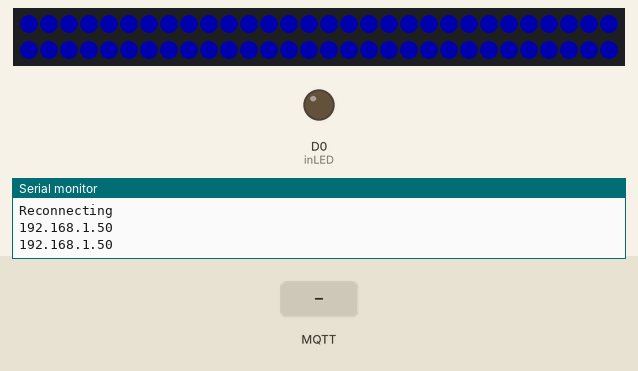
Simulated run of this sketch. Board: ESP8266 (NodeMCU). Shown: 60 RGB LEDs in strip order, left to right, continuing on the next row, output pins drawn as LEDs (lit = HIGH), the last lines printed to the serial monitor. The test bench sets the inputs (shaded band). Dim RGB values are drawn brighter than linear; WiFi joins after 1.5 s; servers stay silent unless stated; random numbers use the default seed unless the sketch sets one; no MQTT or app messages arrive unless stated.

Above: at 6.8 s.
6.9 s: MQTT message "1" arrives on the first subscribed topic
At 8.25 s:
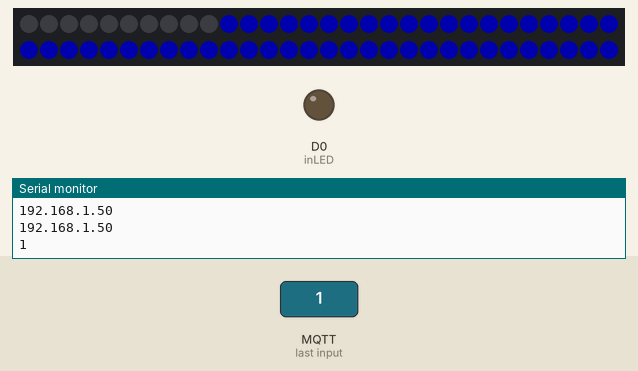
9.6 s: MQTT message "0" arrives on the first subscribed topic
At 12.1 s:
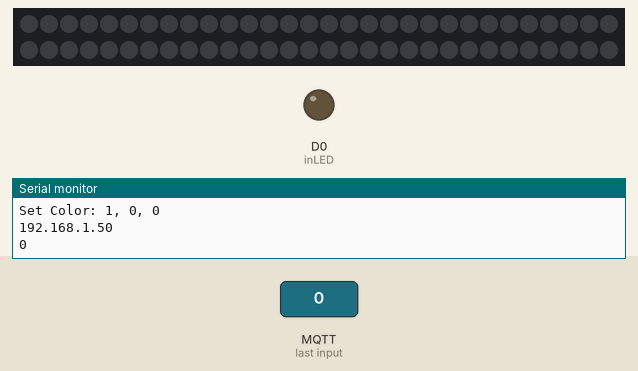
Timing chart, 0 to 16.4 s (numbered marks = the images above; inputs shaded):
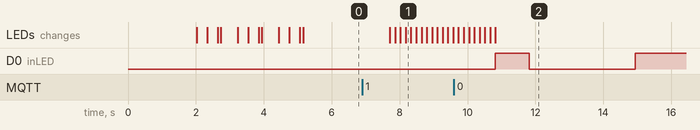

Measured:
- after the input at 6.9 s, the LEDs: first change after 0.81 s (image 1 shows a later state)

The sketch:

ESP8266_7_rgb_led.ino
```cpp
#include <Adafruit_NeoPixel.h>
#include <ESP8266WiFi.h>
#include <PubSubClient.h>

#define PIN D1

const char* ssid = "name";
const char* wifi_password = "pwd";
const char* mqtt_server = "mqtt ip";

const char* reset_topic = "tgn/system/reboot/esp4";
const char* color_topic = "tgn/esp_3/neopixel/color";
const char* br_topic = "tgn/esp_3/neopixel/brightness";
const char* set_topic = "tgn/esp_3/neopixel/setneo";
const char* con_topic = "tgn/esp_4/ip";
String clientID = "NodeMCU_4 V1.7";
const int inLED = D0;
long lastMsg = 0;
char msg[50];
int value = 0;
String c_d = "";
String b_d = "";
String m_d = "";
int z = 0;

WiFiClient espClient;
PubSubClient client(espClient);
Adafruit_NeoPixel strip = Adafruit_NeoPixel(60, PIN, NEO_GRB + NEO_KHZ800);

void setup() {
  strip.begin();
  strip.setBrightness(10);
  strip.show();
  pinMode(inLED, OUTPUT);
  Serial.begin(9600);
  Serial.println();
  Serial.print("Connecting to ");
  Serial.println(ssid);
  setup_wifi();
  Serial.println("WiFi connected");
  Serial.print("IP address: ");
  client.setServer(mqtt_server, 1883);
  client.setCallback(callback);
  Serial.println(WiFi.localIP());
  Serial.println(WiFi.macAddress());
  strip.setBrightness(50);
  strip.show();
  delay(500);
  colorWipe(strip.Color(255, 0, 0), 10);
  delay(500);
  colorWipe(strip.Color(0, 255, 0), 10);
  delay(500);
  colorWipe(strip.Color(0, 0, 255), 10);
  delay(500);
}

void setup_wifi() {
  WiFi.mode(WIFI_STA);
  WiFi.begin(ssid, wifi_password);
  while (WiFi.status() != WL_CONNECTED) {
    delay(100);
  }
  Serial.println(WiFi.localIP());
}

void reconnect(){
  while (!client.connected()){
  Serial.println("Reconnecting");
  clientID += String(random(0xffff), HEX);
  if(!client.connect(clientID.c_str())){
    Serial.print("faild, rc=");
    Serial.print(client.state());
    Serial.print("retrying in 5 s");
    delay(5000);
    }
  }
  client.subscribe(color_topic);
  client.subscribe(reset_topic);
  client.subscribe(br_topic);
  client.subscribe(set_topic);
}

void colorWipe(uint32_t c, uint8_t wait) {
  for(uint16_t i=0; i<strip.numPixels(); i++) {
    strip.setPixelColor(i, c);
    strip.show();
    delay(wait);
  }
}

String getValue(String data, char separator, int index)
{
    int found = 0;
    int strIndex[] = { 0, -1 };
    int maxIndex = data.length() - 1;
    for (int i = 0; i <= maxIndex && found <= index; i++) {
        if (data.charAt(i) == separator || i == maxIndex) {
            found++;
            strIndex[0] = strIndex[1] + 1;
            strIndex[1] = (i == maxIndex) ? i+1 : i;
        }
    }
    return found > index ? data.substring(strIndex[0], strIndex[1]) : "";
}

uint32_t Wheel(byte WheelPos) {
  WheelPos = 255 - WheelPos;
  if(WheelPos < 85) {
    return strip.Color(255 - WheelPos * 3, 0, WheelPos * 3);
  }
  if(WheelPos < 170) {
    WheelPos -= 85;
    return strip.Color(0, WheelPos * 3, 255 - WheelPos * 3);
  }
  WheelPos -= 170;
  return strip.Color(WheelPos * 3, 255 - WheelPos * 3, 0);
}

void set_led(String data) {
  if (data != "nothing"){
    int num = atoi(getValue(data, '_', 0).c_str());
    String col = getValue(data, '_', 1);
    int br = atoi(getValue(data, '_', 2).c_str());
    int r = atoi(getValue(col, '.', 0).c_str());
    int g = atoi(getValue(col, '.', 1).c_str());
    int b = atoi(getValue(col, '.', 2).c_str());
    Serial.print("Set LED: ");
    Serial.print(num);
    Serial.println();
    strip.setBrightness(br);
    strip.show();
    Serial.print("Brightness: ");
    Serial.print(br);
    Serial.println();
    delay(50);
    strip.setPixelColor(num, strip.Color(r, g, b, br));
    strip.show();
    Serial.print("Color: ");
    Serial.print(r);
    Serial.print(", ");
    Serial.print(g);
    Serial.print(", ");
    Serial.print(b);
    Serial.println();
    delay(50);
  }
}

void callback(char* topic, byte* payload, unsigned int length) {
  digitalWrite(inLED,LOW);
  char msg[length+1];
  for (int i = 0; i < length; i++) {
    msg[i] = (char)payload[i];
  }
  msg[length] = '\0';
  String data = msg;
  Serial.println(data);
  if(strcmp(topic, color_topic) == 0) {
    int r = atoi(getValue(data, '.', 0).c_str());
    int g = atoi(getValue(data, '.', 1).c_str());
    int b = atoi(getValue(data, '.', 2).c_str());
    colorWipe(strip.Color(r, g, b), 50);
    Serial.print("Set Color: ");
    Serial.print(r);
    Serial.print(", ");
    Serial.print(g);
    Serial.print(", ");
    Serial.print(b);
    Serial.println();
    c_d = data;
  }
  if(strcmp(topic, br_topic) == 0) {
    int br = atoi(data.c_str());
    strip.setBrightness(br);
    strip.show();
    Serial.print("Set Brightness: ");
    Serial.print(br);
    Serial.println();
    b_d = data;
  }
  if(strcmp(topic, set_topic) == 0) {
    set_led(data);
  }
  if(strcmp(topic, reset_topic) == 0) {
    if(strcmp(msg, "1") == 0){
      client.publish(reset_topic, "0", true);
      ESP.restart();
    }
  }
  digitalWrite(inLED,HIGH);
}

void loop() {

  if (!client.connected()) {
        reconnect();
    }
  client.loop();

  char ip_out[50] = "";
  IPAddress ip_r = WiFi.localIP();
  byte first_octet = ip_r[0];
  byte second_octet = ip_r[1];
  byte third_octet = ip_r[2];
  byte fourth_octet = ip_r[3];
  static char ip_a[7];
  static char ip_b[7];
  static char ip_c[7];
  static char ip_d[7];
  dtostrf(first_octet, 2, 0, ip_a);
  dtostrf(second_octet, 2, 0, ip_b);
  dtostrf(third_octet, 1, 0, ip_c);
  dtostrf(fourth_octet, 2, 0, ip_d);
  strcat(ip_out,ip_a);
  strcat(ip_out,".");
  strcat(ip_out,ip_b);
  strcat(ip_out,".");
  strcat(ip_out,ip_c);
  strcat(ip_out,".");
  strcat(ip_out,ip_d);
  Serial.println(ip_out);
  client.publish(con_topic, ip_out, true);
  delay(1000);
  z = z + 1;
  if (z == 3600){
    Serial.println("reboot");
    ESP.restart();
  }
}
```
